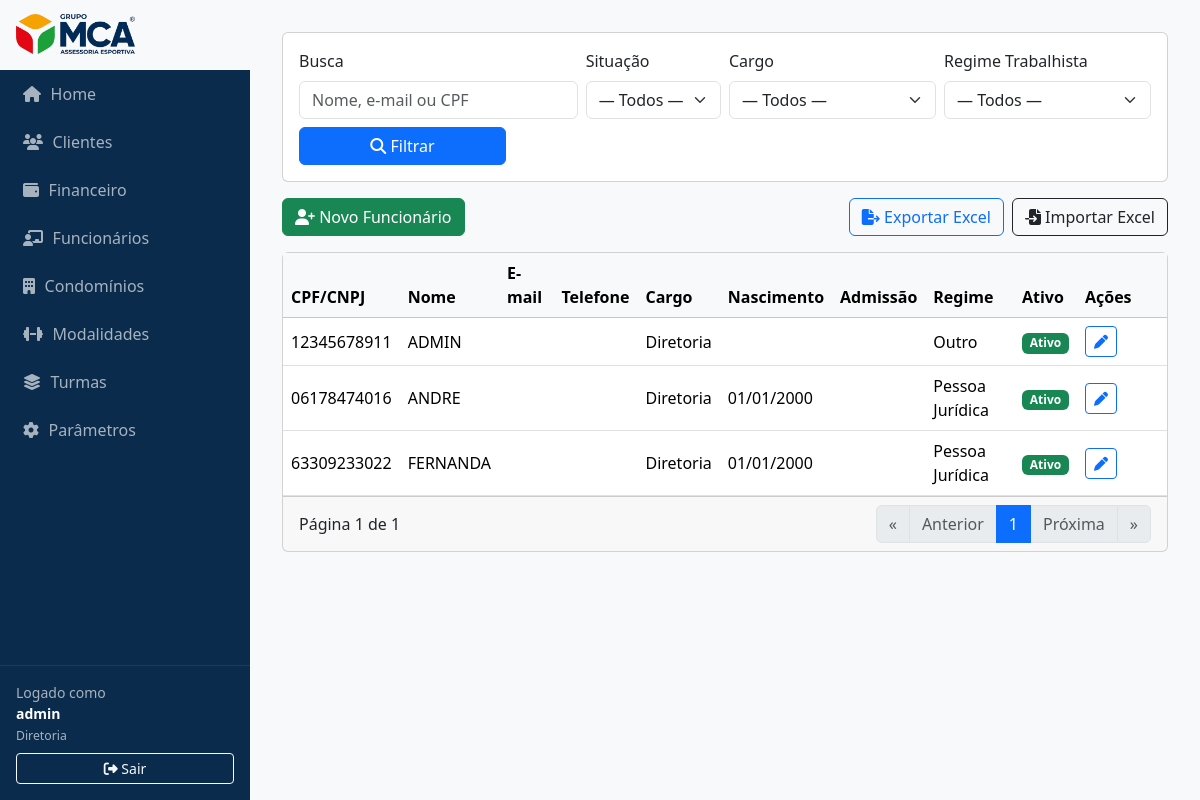
The page /funcionarios/ (signed in) on the database its author committed.
### funcionarios/models.py (models this page shows, shortened)
class Funcionario(models.Model):
    user = models.OneToOneField(
        User, on_delete=models.CASCADE, related_name="funcionario",
        null=True, blank=True
    )
    cpf_cnpj = models.CharField("CPF/CNPJ", max_length=14, unique=True, validators=[DOC_VALIDATOR])
    nome = models.CharField("Nome", max_length=255)
    email = models.EmailField("E-mail", blank=True, validators=[EmailValidator()])
    telefone = models.CharField("Telefone", max_length=30, blank=True)
    rg = models.CharField("RG", max_length=20, blank=True)
    registro_cref = models.CharField("Registro CREF", max_length=30, blank=True)
    tam_uniforme = models.CharField("Tamanho do Uniforme", max_length=10, blank=True)
    data_nascimento = models.DateField("Data de Nascimento", null=True, blank=True)
    data_admissao = models.DateField("Data de Admissão", null=True, blank=True)
    class Cargo(models.TextChoices):
        ADMINISTRATIVO = "ADMIN", "Administrativo"
        FINANCEIRO = "FIN", "Financeiro"
        RH = "RH", "Recursos Humanos"
        PROFESSOR = "PROF", "Professor"    # ✅ alterado
        DIRETOR = "DIR", "Diretoria"
        OUTRO = "OUTRO", "Outro"
    cargo = models.CharField(
        "Cargo",
        max_length=20,
        choices=Cargo.choices,
        default=Cargo.OUTRO,
        db_index=True
    )
    class RegimeTrabalhista(models.TextChoices):
        CLT_HORISTA = "CLT_HORISTA", "CLT Horista"   # ✅ alterado
        CLT_NORMAL = "CLT_NORMAL", "CLT Normal"     # ✅ alterado
        ESTAGIARIO = "ESTAGIARIO", "Estagiário"
        PJ = "PJ", "Pessoa Jurídica"
        OUTRO = "OUTRO", "Outro"
    regime_trabalhista = models.CharField(
        "Regime Trabalhista",
        max_length=20,
        choices=RegimeTrabalhista.choices,
        default=RegimeTrabalhista.OUTRO,
        db_index=True,
    )
    ativo = models.BooleanField(default=True)
    created_at = models.DateTimeField("Criado em", auto_now_add=True)
    updated_at = models.DateTimeField("Atualizado em", auto_now=True)
    class Meta:
        ordering = ["nome", "id"]
        indexes = [
            models.Index(fields=["nome"]),
            models.Index(fields=["ativo"]),
            models.Index(fields=["cargo"]),
        ]
        verbose_name = "Funcionário"
        verbose_name_plural = "Funcionários"

### funcionarios/views.py (the view)
# urls.py: path("funcionarios/", views.list_funcionarios, name="list"),
@login_required
@user_passes_test(is_diretor,login_url='/turmas/')
def list_funcionarios(request):
    q = request.GET.get("q", "").strip()
    ativo = request.GET.get("ativo")
    regime = request.GET.get("regime")
    cargo = request.GET.get("cargo")
    ativo_bool = None
    if ativo in ("1", "0"):
        ativo_bool = (ativo == "1")
    qs = cs.buscar_funcionarios(q=q, ativo=ativo_bool, regime=regime, cargo=cargo)
    page = max(1, int(request.GET.get("page", "1") or 1))
    page_obj = Paginator(qs, 20).get_page(page)
    return render(request, "funcionarios/list.html", {
        "page_obj": page_obj,
        "q": q,
        "ativo": ativo,
        "regime": regime,
        "cargo": cargo,
        "CARGOS": Funcionario.Cargo.choices,
        "REGIMES": Funcionario.RegimeTrabalhista.choices,
        "base_qs": f"&q={q}&ativo={ativo}&regime={regime}&cargo={cargo}",
        "funcionario_form": FuncionarioForm()  # form no modal (vazio)
    })

### funcionarios/forms.py (shortened to what this page needs)
class FuncionarioForm(forms.ModelForm):
    class Meta:
        model = Funcionario
        fields = [
            "cpf_cnpj",
            "nome",
            "email",
            "telefone",
            "rg",                # ✅ novo
            "registro_cref",     # ✅ novo
            "tam_uniforme",      # ✅ novo
            "data_nascimento",
            "data_admissao",     # ✅ novo
            "cargo",
            "regime_trabalhista",
            "ativo",
        ]
        widgets = {
            "data_nascimento": forms.DateInput(attrs={"type": "date"}, format="%Y-%m-%d"),
            "data_admissao": forms.DateInput(attrs={"type": "date"}, format="%Y-%m-%d"),
            "cargo": forms.Select(choices=Funcionario.Cargo.choices),
            "regime_trabalhista": forms.Select(choices=Funcionario.RegimeTrabalhista.choices),
        }

### funcionarios/services.py (called while the page is built)
def buscar_funcionarios(q: str = "", ativo: bool | None = None, regime: str | None = None, cargo: str | None = None):
    qs = Funcionario.objects.all()
    if q:
        qs = qs.filter(
            Q(nome__icontains=q) |
            Q(email__icontains=q) |
            Q(cpf_cnpj__icontains=q)
        )
    if ativo is not None:
        qs = qs.filter(ativo=ativo)
    if regime:
        qs = qs.filter(regime_trabalhista=regime)
    if cargo:
        qs = qs.filter(cargo=cargo)
    return qs.order_by("nome", "id")

### funcionarios/views.py (called while the page is built)
def is_diretor(user):
    return user.groups.filter(name='Diretoria').exists() or user.is_superuser

### templates/funcionarios/list.html (shortened to what this page needs)
{% extends "base.html" %}
{% block content %}
<form method="get" class="card card-body mb-3">
  <div class="row g-2 align-items-end">
    <div class="col-md-4">
      <label class="form-label">Busca</label>
      <input type="text" name="q" value="{{ q }}" class="form-control" placeholder="Nome, e-mail ou CPF">
    </div>
    <div class="col-md-2">
      <label class="form-label">Situação</label>
      <select name="ativo" class="form-select">
        <option value="" {% if ativo == '' or ativo == None %}selected{% endif %}>— Todos —</option>
      </select>
    </div>
    <div class="col-md-3">
      <label class="form-label">Cargo</label>
      <select name="cargo" class="form-select">
        <option value="">— Todos —</option>
      </select>
    </div>
    <div class="col-md-3">
      <label class="form-label">Regime Trabalhista</label>
      <select name="regime" class="form-select">
        <option value="">— Todos —</option>
      </select>
    </div>
    <div class="col-12 col-md-3 d-grid mt-2">
      <button class="btn btn-primary" type="submit"><i class="fa-solid fa-magnifying-glass"></i> Filtrar</button>
    </div>
  </div>
</form>
<div class="d-flex justify-content-between align-items-center mb-3">
  <div>
    <button type="button" class="btn btn-success" data-bs-toggle="modal" data-bs-target="#funcModal" data-mode="create">
      <i class="fa-solid fa-user-plus"></i> Novo Funcionário
    </button>
  </div>
  <div class="d-flex gap-2">
    <a class="btn btn-outline-primary" href="{% url 'funcionarios:exportar' %}">
      <i class="fa-solid fa-file-export"></i> Exportar Excel
    </a>
    <button type="button" class="btn btn-outline-dark" data-bs-toggle="modal" data-bs-target="#importModal">
      <i class="fa-solid fa-file-import"></i> Importar Excel
    </button>
  </div>
</div>
<div class="card">
  <div class="table-responsive">
    <table class="table table-hover align-middle mb-0">
      <thead class="table-light">
        <tr>
          <th>CPF/CNPJ</th>
          <th>Nome</th>
          <th>E-mail</th>
          <th>Telefone</th>
          <th>Cargo</th>
          <th>Nascimento</th>
          <th>Admissão</th>
          <th>Regime</th>
          <th>Ativo</th>
          <th style="width: 90px;">Ações</th>
        </tr>
      </thead>
      <tbody>
        {% for f in page_obj.object_list %}
        <tr>
          <td>{{ f.cpf_cnpj }}</td>
          <td>{{ f.nome }}</td>
          <td>{{ f.email }}</td>
          <td>{{ f.telefone }}</td>
          <td>{{ f.get_cargo_display }}</td>
          <td>{{ f.data_nascimento|date:"d/m/Y" }}</td>
          <td>{{ f.data_admissao|date:"d/m/Y" }}</td>
          <td>{{ f.get_regime_trabalhista_display }}</td>
          <td>
            {% if f.ativo %}
              <span class="badge text-bg-success">Ativo</span>
            {% else %}
              <span class="badge text-bg-secondary">Inativo</span>
            {% endif %}
          </td>
          <td>
            <button type="button" class="btn btn-sm btn-outline-primary"
                    data-bs-toggle="modal"
                    data-bs-target="#funcModal"
                    data-mode="edit"
                    data-id="{{ f.id }}"
                    data-cpf_cnpj="{{ f.cpf_cnpj }}"
                    data-nome="{{ f.nome|escape }}"
                    data-email="{{ f.email|default_if_none:'' }}"
                    data-telefone="{{ f.telefone|default_if_none:'' }}"
                    data-rg="{{ f.rg|default_if_none:'' }}"
                    data-registro_cref="{{ f.registro_cref|default_if_none:'' }}"
                    data-tam_uniforme="{{ f.tam_uniforme|default_if_none:'' }}"
                    data-data_nascimento="{{ f.data_nascimento }}"
                    data-data_admissao="{{ f.data_admissao }}"
                    data-cargo="{{ f.cargo }}"
                    data-regime="{{ f.regime_trabalhista }}"
                    data-ativo="{{ f.ativo|yesno:'1,0' }}">
              <i class="fa-solid fa-pen"></i>
            </button>
          </td>
        </tr>
        {% empty %}
        <tr><td colspan="10" class="text-center py-4">Nenhum funcionário encontrado.</td></tr>
        {% endfor %}
      </tbody>
    </table>
  </div>
  <div class="card-footer d-flex justify-content-between align-items-center">
    <div>Página {{ page_obj.number }} de {{ page_obj.paginator.num_pages }}</div>
    <nav>
      <ul class="pagination mb-0">
        <li class="page-item {% if not page_obj.has_previous %}disabled{% endif %}">
          {% if page_obj.has_previous %}
            <a class="page-link" href="?page=1{{ base_qs }}" aria-label="Primeira">&laquo;</a>
          {% else %}<span class="page-link">&laquo;</span>{% endif %}
        </li>
        <li class="page-item {% if not page_obj.has_previous %}disabled{% endif %}">
          {% if page_obj.has_previous %}
            <a class="page-link" href="?page={{ page_obj.previous_page_number }}{{ base_qs }}">Anterior</a>
          {% else %}<span class="page-link">Anterior</span>{% endif %}
        </li>
        <li class="page-item active"><span class="page-link">{{ page_obj.number }}</span></li>
        <li class="page-item {% if not page_obj.has_next %}disabled{% endif %}">
          {% if page_obj.has_next %}
            <a class="page-link" href="?page={{ page_obj.next_page_number }}{{ base_qs }}">Próxima</a>
          {% else %}<span class="page-link">Próxima</span>{% endif %}
        </li>
        <li class="page-item {% if not page_obj.has_next %}disabled{% endif %}">
          {% if page_obj.has_next %}
            <a class="page-link" href="?page={{ page_obj.paginator.num_pages }}{{ base_qs }}" aria-label="Última">&raquo;</a>
          {% else %}<span class="page-link">&raquo;</span>{% endif %}
        </li>
      </ul>
    </nav>
  </div>
</div>
{% endblock %}

### templates/base.html (shortened to what this page needs)
{% load static %}
<!DOCTYPE html>
<html lang="pt-br">
<head>
  <link rel="stylesheet" href="https://cdn.jsdelivr.net/npm/bootstrap@5.3.3/dist/css/bootstrap.min.css">
  <link rel="stylesheet" href="https://cdnjs.cloudflare.com/ajax/libs/font-awesome/6.5.0/css/all.min.css">
</head>
<body>
  <aside class="sidebar">
    <a href="{% url 'home' %}" class="brand logoplace">
      <img src="{% static 'img/logo.png' %}" alt="Logo" class="logo" onerror="this.style.display='none';">
    </a>
    {% if request.user.is_authenticated %}
      {% with funcionario=request.user.funcionario %}
        {% if funcionario.cargo == "ADMIN" or funcionario.cargo == "DIR" %}
          <a href="{% url 'home' %}" class="navlink"><i class="fa-solid fa-house"></i> Home</a>
          <a href="{% url 'clientes:list' %}" class="navlink"><i class="fa-solid fa-users"></i> Clientes</a>
          <a href="{% url 'financeiro:list' %}" class="navlink"><i class="fa-solid fa-wallet"></i> Financeiro</a>
          <a href="{% url 'funcionarios:list' %}" class="navlink"><i class="fa-solid fa-chalkboard-user"></i> Funcionários</a>
          <a href="{% url 'condominios:list' %}" class="navlink"><i class="fa-solid fa-building"></i> Condomínios</a>
          <a href="{% url 'modalidades:list' %}" class="navlink"><i class="fa-solid fa-dumbbell"></i> Modalidades</a>
          <a href="{% url 'turmas:list' %}" class="navlink"><i class="fa-solid fa-layer-group"></i> Turmas</a>
          <a href="{% url 'parametros:listar_contratos' %}" class="navlink"><i class="fa-solid fa-cog"></i> Parâmetros</a>
        {% elif funcionario.cargo == "PROF" %}
          <a href="{% url 'turmas:list' %}" class="navlink"><i class="fa-solid fa-layer-group"></i> Minhas Turmas</a>
        {% elif funcionario.cargo == "FIN" %}
          <a href="{% url 'home' %}" class="navlink"><i class="fa-solid fa-house"></i> Home</a>
          <a href="{% url 'financeiro:list' %}" class="navlink"><i class="fa-solid fa-wallet"></i> Financeiro</a>
        {% elif funcionario.cargo == "RH" %}
          <a href="{% url 'home' %}" class="navlink"><i class="fa-solid fa-house"></i> Home</a>
          <a href="{% url 'funcionarios:list' %}" class="navlink"><i class="fa-solid fa-chalkboard-user"></i> Funcionários</a>
        {% else %}
          <a href="{% url 'home' %}" class="navlink"><i class="fa-solid fa-house"></i> Home</a>
        {% endif %}
      {% endwith %}
    {% endif %}
    {% if request.user.is_authenticated %}
    <div class="authbox">
      <div class="small mb-2">
        Logado como<br>
        <strong style="color:#fff">{{ request.user.get_full_name|default:request.user.username }}</strong><br>
        <small>{{ request.user.funcionario.get_cargo_display }}</small>
      </div>
      <form method="post" action="{% url 'logout' %}">
        <button class="btn btn-sm btn-outline-light w-100">
          <i class="fa-solid fa-right-from-bracket"></i> Sair
        </button>
      </form>
    </div>
    {% endif %}
  </aside>
  <main class="content">
    {% block content %}{% endblock %}
  </main>
</body>
</html>

### templates/base.html (style rules this page uses)
:root { --brand-navy: #0B2B4C; --brand-navy-600: #103A68; --ink-80: rgba(255, 255, 255, .88); --ink-60: rgba(255, 255, 255, .64); }
body { min-height: 100vh; display: flex; flex-direction: row; background-color: #f8f9fa; }
.sidebar { width: 250px; background-color: var(--brand-navy); color: var(--ink-80); display: flex; flex-direction: column; padding: 0; position: fixed; top: 0; bottom: 0; left: 0; }
.brand { display: flex; align-items: center; gap: .6rem; padding: .9rem 1rem; text-decoration: none; background: linear-gradient(180deg, rgba(255,255,255,.06), rgba(0,0,0,0)); border-bottom: 1px solid rgba(255,255,255,.08); }
.brand .logo { height: 40px; width: auto; object-fit: contain; display: block; }
.sidebar a.navlink { color: var(--ink-60); padding: 12px 20px; text-decoration: none; display: flex; align-items: center; gap: .6rem; transition: background .15s ease, color .15s ease, padding-left .15s ease; border-left: 3px solid transparent; }
.content { margin-left: 250px; padding: 2rem; flex: 1; }
.sidebar .authbox { margin-top: auto; padding: 1rem; border-top: 1px solid rgba(255,255,255,.08); }
.sidebar .authbox .small { color: var(--ink-60); }
.logoplace { background-color: #F8F9FA; }

### rows shown on the page
Funcionario: cpf_cnpj "12345678911", nome "ADMIN", cargo "Diretoria", regime_trabalhista "Outro", ativo "Ativo"
Funcionario: cpf_cnpj "06178474016", nome "ANDRE", cargo "Diretoria", data_nascimento "01/01/2000", regime_trabalhista "Pessoa Jurídica", ativo "Ativo"
Funcionario: cpf_cnpj "63309233022", nome "FERNANDA", cargo "Diretoria", data_nascimento "01/01/2000", regime_trabalhista "Pessoa Jurídica", ativo "Ativo"

### other values the page prints
{{ request.user.get_full_name|default:request.user.username }} "admin"
{{ request.user.funcionario.get_cargo_display }} "Diretoria"
{{ page_obj.number }} "1"
{{ page_obj.paginator.num_pages }} "1"
